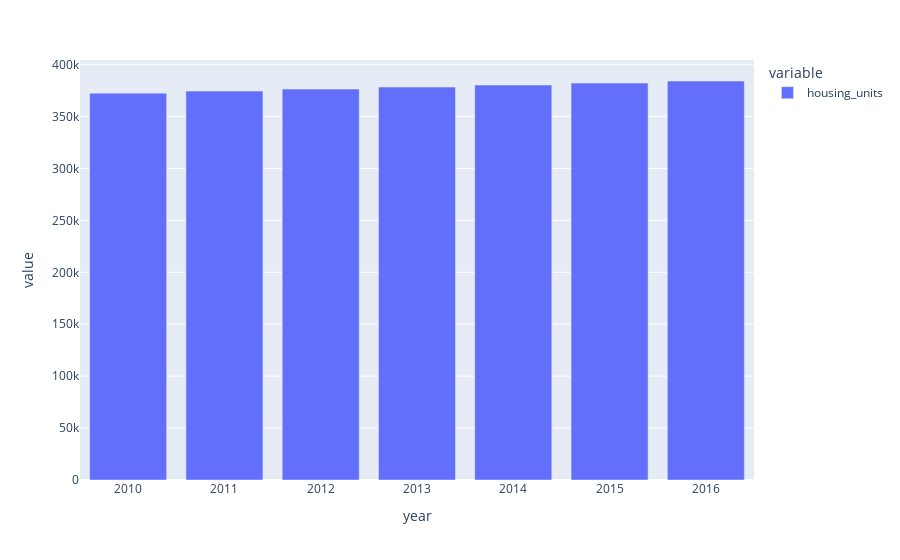

Source (notebook cell):
### Code cell


### Figure 1 — Plotly figure (JSON) as saved in the notebook; plotly's stock layout.template omitted (floating-point values rounded to 4 significant figures)
{"data": [{"alignmentgroup": "True", "hovertemplate": "variable=housing_units<br>year=%{x}<br>value=%{y}<extra></extra>", "legendgroup": "housing_units", "marker": {"color": "#636efa"}, "name": "housing_units", "offsetgroup": "housing_units", "orientation": "v", "showlegend": true, "textposition": "auto", "type": "bar", "x": [2010, 2011, 2012, 2013, 2014, 2015, 2016], "xaxis": "x", "y": [372560, 374507, 376454, 378401, 380348, 382295, 384242], "yaxis": "y"}], "layout": {"barmode": "relative", "legend": {"title": {"text": "variable"}, "tracegroupgap": 0}, "margin": {"t": 60}, "xaxis": {"anchor": "y", "domain": [0, 1], "title": {"text": "year"}}, "yaxis": {"anchor": "x", "domain": [0, 1], "title": {"text": "value"}}}}
